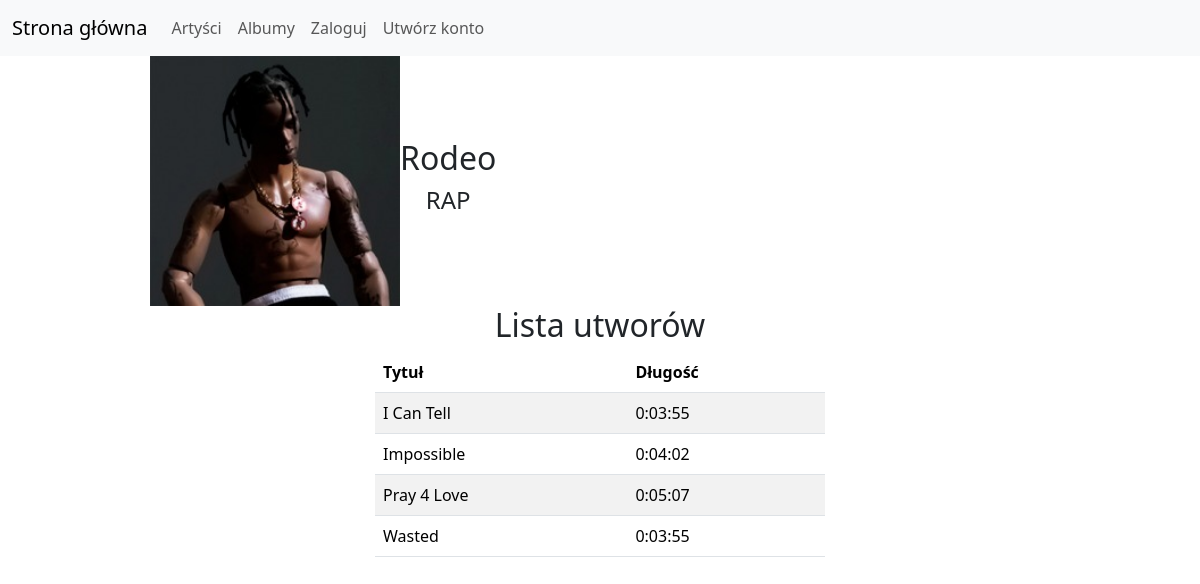
Screenshot of /albums/16/ with the database file from the repository.
### bumbox/models.py (models this page shows, shortened)
class Album(models.Model):
  title = models.CharField(max_length=200)
  artist = models.ForeignKey(Artist, on_delete=models.CASCADE, related_name='albums')
  genre = models.CharField(max_length=50, blank=False, choices=[
    ('POP', 'Pop'),
    ('ROCK', 'Rock'),
    ('RAP', 'Rap'),
    ('OTHER', 'Other')
  ])
  picture = models.ImageField(blank=True, upload_to='images/')

class Track(models.Model):
  title = models.CharField(max_length=200, blank=False)
  album = models.ForeignKey(Album, on_delete=models.CASCADE, related_name='tracks')
  duration = models.DurationField(blank=False)

### bumbox/views.py (the view)
# urls.py: path('albums/<int:pk>/', views.show_album, name="album-details"),
def show_album(request, pk):
  album = get_object_or_404(Album, pk=pk)
  tracks = Track.objects.filter(album_id=pk)
  return render(request, 'public/album_details.html', {'album': album, 'tracks': tracks})

### bumbox/templates/public/album_details.html (shortened to what this page needs)
{% extends "index.html" %} {% block content %}
<div class="d-flex flex-column">
	<div class="d-flex justify-content-between">
		<div class="d-flex">
			{% if album.picture %}
			<img src="{{ album.picture.url }}" style="width: 250px; height: 250px" />
			{% else %}
			<img
				src="https://kellsgardencity.com/wp-content/uploads/2020/10/250X250.png"
				style="width: 250px; height: 250px"
			/>
			{% endif %}
			<div class="d-flex flex-column justify-content-center">
				<h2>{{album.title}}</h2>
				<h4>{{album.genre}}</h4>
			</div>
		</div>
	</div>
	<div class="d-flex flex-column justify-content-center align-items-center">
		<h2>Lista utworów</h2>
		<table class="table table-striped w-50">
			<thead>
				<tr>
					<th scope="col">Tytuł</th>
					<th scope="col">Długość</th>
				</tr>
			</thead>
			<tbody>
				{% for track in tracks %}
				<tr>
					<td>{{track.title}}</td>
					<td>{{track.duration}}</td>
				</tr>
				{% endfor %}
			</tbody>
		</table>
	</div>
</div>
{% endblock %}

### rows the page displays
Album: picture (picture), title "Rodeo", genre "RAP"
Track: title "I Can Tell", duration "0:03:55"
Track: title "Impossible", duration "0:04:02"
Track: title "Pray 4 Love", duration "0:05:07"
Track: title "Wasted", duration "0:03:55"
